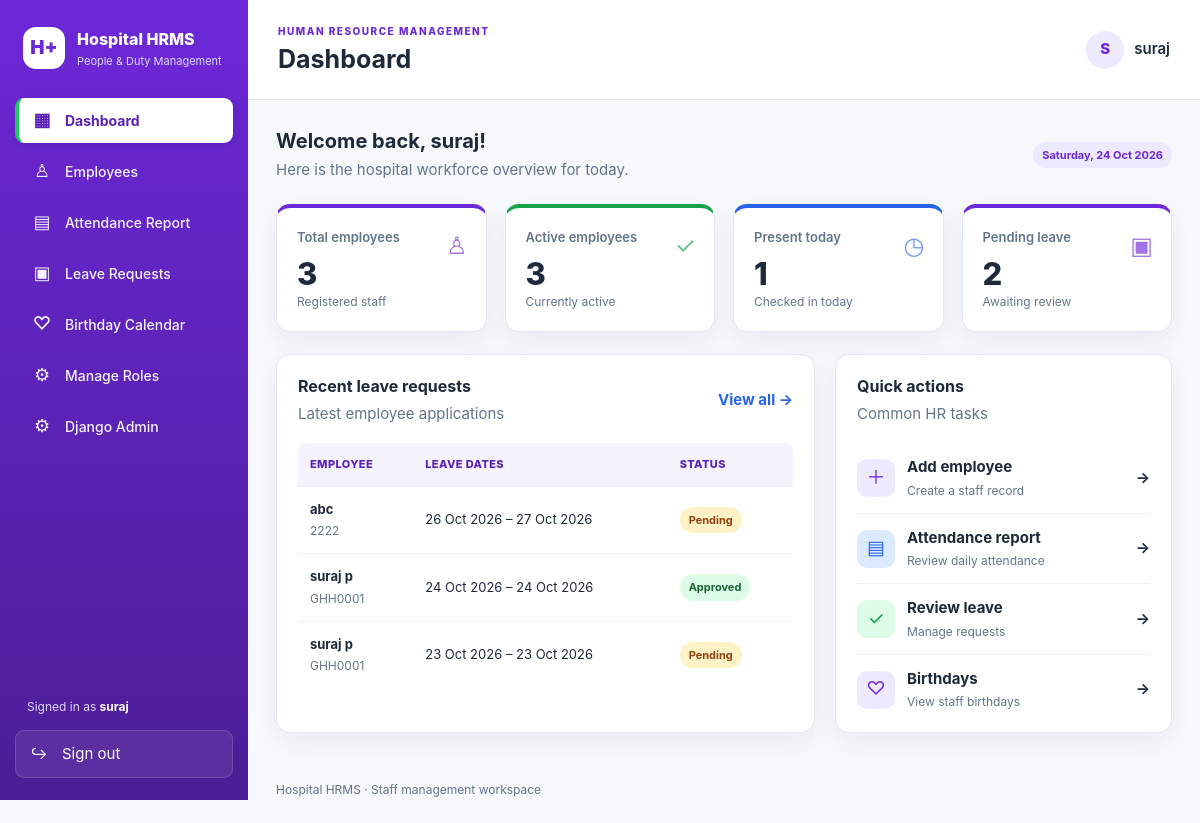
The app's page / (signed in) with its own data.
### hr/models.py (models this page shows, shortened)
class LeaveRequest(models.Model):
    class LeaveStatus(models.TextChoices):
        PENDING = "PENDING", "Pending"
        APPROVED = "APPROVED", "Approved"
        REJECTED = "REJECTED", "Rejected"
    employee = models.ForeignKey(
        Employee,
        on_delete=models.PROTECT,
        related_name="leave_requests",
    )
    start_date = models.DateField()
    end_date = models.DateField()
    reason = models.TextField()
    status = models.CharField(
        max_length=10,
        choices=LeaveStatus.choices,
        default=LeaveStatus.PENDING,
    )
    reviewed_by = models.ForeignKey(
        settings.AUTH_USER_MODEL,
        on_delete=models.PROTECT,
        null=True,
        blank=True,
        related_name="reviewed_leave_requests",
    )
    reviewed_at = models.DateTimeField(
        null=True,
        blank=True,
    )
    class Meta:
        ordering = ["-start_date"]

class Employee(models.Model):
    class Status(models.TextChoices):
        ACTIVE = "ACTIVE", "Active"
        INACTIVE = "INACTIVE", "Inactive"
        ON_LEAVE = "ON_LEAVE", "On Leave"
    class StaffType(models.TextChoices):
        DOCTOR = "DOCTOR", "Doctor"
        DUTY_DOCTOR = "DUTY_DOCTOR", "Duty Doctor"
        NURSE = "NURSE", "Nurse"
        TECHNICIAN = "TECHNICIAN", "Technician"
        RECEPTIONIST = "RECEPTIONIST", "Receptionist"
        SUPPORT = "SUPPORT", "Support Staff"
        OTHER = "OTHER", "Other"
    user = models.OneToOneField(
        settings.AUTH_USER_MODEL,
        on_delete=models.SET_NULL,
        null=True,
        blank=True,
        related_name="employee_profile",
    )
    employee_id = models.CharField(
        max_length=20,
        unique=True,
    )
    name = models.CharField(max_length=150)
    email = models.EmailField(unique=True)
    phone = models.CharField(max_length=20)
    designation = models.CharField(max_length=100)
    staff_type = models.CharField(
        max_length=20,
        choices=StaffType.choices,
        default=StaffType.OTHER,
    )
    department = models.ForeignKey(
        Department,
        on_delete=models.PROTECT,
        related_name="employees",
    )
    manager = models.ForeignKey(
        "self",
        on_delete=models.SET_NULL,
        null=True,
        blank=True,
        related_name="direct_reports",
        verbose_name="Reports To",
    )
    joining_date = models.DateField()
    birthday = models.DateField(
        null=True,
        blank=True,
    )
    salary = models.DecimalField(
        max_digits=12,
        decimal_places=2,
    )
    status = models.CharField(
        max_length=10,
        choices=Status.choices,
        default=Status.ACTIVE,
    )
    class Meta:
        ordering = ["name"]

### hr/views.py (the view)
# urls.py: path("", views.dashboard, name="dashboard"),
@login_required
@permission_required("hr.view_dashboard", raise_exception=True)
def dashboard(request):
    today = timezone.localdate()
    can_view_leaves = request.user.has_perm(
        "hr.view_leave_pages"
    )
    context = {
        "today": today,
        "total_employees": Employee.objects.count(),
        "active_employees": Employee.objects.filter(
            status="ACTIVE"
        ).count(),
        "total_departments": Department.objects.count(),
        "present_today": Attendance.objects.filter(
            date=today,
            check_in__isnull=False,
        ).count(),
        "pending_leaves": (
            LeaveRequest.objects.filter(
                status="PENDING"
            ).count()
            if can_view_leaves
            else None
        ),
        "recent_leaves": (
            LeaveRequest.objects.select_related(
                "employee"
            ).order_by("-start_date")[:5]
            if can_view_leaves
            else []
        ),
    }
    return render(
        request,
        "hr/dashboard.html",
        context,
    )

### hr/templates/hr/dashboard.html (shortened to what this page needs)
{% extends "hr/base.html" %}
{% block page_heading %}Dashboard{% endblock %}
{% block content %}
<div class="welcome-row">
  <div><h2>Welcome back, {{ request.user.get_username }}!</h2><p class="muted">Here is the hospital workforce overview for today.</p></div>
  <span class="pill pill-purple">{{ today|date:"l, d M Y" }}</span>
</div>
<div class="stats-grid">
  <article class="stat-card purple"><div class="stat-label">Total employees</div><div class="stat-value">{{ total_employees|default:"0" }}</div><div class="stat-note">Registered staff</div><span class="stat-icon">♙</span></article>
  <article class="stat-card green"><div class="stat-label">Active employees</div><div class="stat-value">{{ active_employees|default:"0" }}</div><div class="stat-note">Currently active</div><span class="stat-icon">✓</span></article>
  <article class="stat-card blue"><div class="stat-label">Present today</div><div class="stat-value">{{ present_today|default:"0" }}</div><div class="stat-note">Checked in today</div><span class="stat-icon">◷</span></article>
  <article class="stat-card purple"><div class="stat-label">Pending leave</div><div class="stat-value">{{ pending_leaves|default:"0" }}</div><div class="stat-note">Awaiting review</div><span class="stat-icon">▣</span></article>
</div>
<div class="content-grid">
  <section class="panel">
    <div class="panel-heading"><div><h3>Recent leave requests</h3><p class="muted">Latest employee applications</p></div><a class="text-link" href="{% url 'leave_list' %}">View all →</a></div>
    <div class="table-wrap"><table><thead><tr><th>Employee</th><th>Leave dates</th><th>Status</th></tr></thead><tbody>
    {% for leave in recent_leaves %}
      <tr><td><strong>{{ leave.employee.name }}</strong><small>{{ leave.employee.employee_id }}</small></td><td>{{ leave.start_date|date:"d M Y" }} – {{ leave.end_date|date:"d M Y" }}</td><td><span class="status status-{{ leave.status|lower }}">{{ leave.get_status_display }}</span></td></tr>
    {% empty %}<tr><td colspan="3" class="empty">No leave requests to display.</td></tr>{% endfor %}
    </tbody></table></div>
  </section>
  <section class="panel quick-panel"><div class="panel-heading"><div><h3>Quick actions</h3><p class="muted">Common HR tasks</p></div></div>
    <a class="quick-link" href="{% url 'employee_create' %}"><span class="quick-icon purple-bg">＋</span><span><strong>Add employee</strong><small>Create a staff record</small></span><b>→</b></a>
    <a class="quick-link" href="{% url 'attendance_report' %}"><span class="quick-icon blue-bg">▤</span><span><strong>Attendance report</strong><small>Review daily attendance</small></span><b>→</b></a>
    <a class="quick-link" href="{% url 'leave_list' %}"><span class="quick-icon green-bg">✓</span><span><strong>Review leave</strong><small>Manage requests</small></span><b>→</b></a>
    <a class="quick-link" href="{% url 'birthday_calendar' %}"><span class="quick-icon purple-bg">♡</span><span><strong>Birthdays</strong><small>View staff birthdays</small></span><b>→</b></a>
  </section>
</div>
{% endblock %}

### hr/templates/hr/base.html (shortened to what this page needs)
{% load static %}
<!DOCTYPE html>
<html lang="en">
<head>
    <link rel="stylesheet" href="{% static 'hr/css/theme.css' %}">
</head>
<body>
<div class="app-shell" id="appShell">
    <aside class="sidebar" id="sidebar" aria-label="Main navigation">
        <a class="brand" href="{% url 'dashboard' %}">
            <span class="brand-mark">H+</span>
            <span class="brand-text">
                Hospital HRMS
                <small>People &amp; Duty Management</small>
            </span>
        </a>
        <nav class="nav-links">
            {% if perms.hr.view_dashboard %}
                <a href="{% url 'dashboard' %}"
                   class="{% if request.resolver_match.url_name == 'dashboard' %}active{% endif %}">
                    <span class="nav-icon">▦</span>
                    <span>Dashboard</span>
                </a>
            {% endif %}
            {% if perms.hr.view_employee_pages %}
                <a href="{% url 'employee_list' %}"
                   class="">
                    <span class="nav-icon">♙</span>
                    <span>Employees</span>
                </a>
            {% endif %}
            {% if perms.hr.view_attendance_pages or request.user.employee_profile %}
                <a href="{% url 'attendance_report' %}"
                   class="{% if request.resolver_match.url_name == 'attendance_report' %}active{% endif %}">
                    <span class="nav-icon">▤</span>
                    <span>{% if request.user.is_superuser or perms.hr.manage_employee_pages %}Attendance Report{% else %}My Attendance{% endif %}</span>
                </a>
            {% endif %}
            {% if perms.hr.view_leave_pages %}
                <a href="{% url 'leave_list' %}"
                   class="{% if request.resolver_match.url_name == 'leave_list' or request.resolver_match.url_name == 'leave_create' or request.resolver_match.url_name == 'leave_review' %}active{% endif %}">
                    <span class="nav-icon">▣</span>
                    <span>Leave Requests</span>
                </a>
            {% endif %}
            {% if perms.hr.view_birthday_calendar %}
                <a href="{% url 'birthday_calendar' %}"
                   class="{% if request.resolver_match.url_name == 'birthday_calendar' %}active{% endif %}">
                    <span class="nav-icon">♡</span>
                    <span>Birthday Calendar</span>
                </a>
            {% endif %}
            {% if request.user.is_superuser %}
                <a href="{% url 'role_management' %}"
                   class="{% if request.resolver_match.url_name == 'role_management' %}active{% endif %}">
                    <span class="nav-icon">⚙</span>
                    <span>Manage Roles</span>
                </a>
            {% endif %}
            {% if request.user.is_staff %}
                <a href="{% url 'admin:index' %}"
                   class="{% if request.resolver_match.namespace == 'admin' %}active{% endif %}">
                    <span class="nav-icon">⚙</span>
                    <span>Django Admin</span>
                </a>
            {% endif %}
        </nav>
        <div class="sidebar-bottom">
            <div class="signed-in">
                <span>Signed in as</span>
                <strong>{{ request.user.get_username }}</strong>
            </div>
            <form method="post" action="{% url 'logout' %}">
                <button class="nav-logout" type="submit">
                    <span class="nav-icon">↪</span>
                    <span>Sign out</span>
                </button>
            </form>
        </div>
    </aside>
    <main class="main-area">
        <header class="topbar">
            <div class="topbar-left">
                <div class="page-heading">
                    <div class="eyebrow">
                        HUMAN RESOURCE MANAGEMENT
                    </div>
                    <h1>
                        {% block page_heading %}{% endblock %}
                    </h1>
                </div>
            </div>
            <div class="topbar-user">
                <span class="avatar">
                    {{ request.user.get_username|first|upper }}
                </span>
                <span class="topbar-username">
                    {{ request.user.get_username }}
                </span>
            </div>
        </header>
        <section class="page-content">
            {% block content %}
            {% endblock %}
        </section>
        <footer class="footer">
            Hospital HRMS · Staff management workspace
        </footer>
    </main>
</div>
</body>
</html>

### records on screen
LeaveRequest: employee.name "abc", employee.employee_id "2222", start_date "26 Oct 2026", end_date "27 Oct 2026", status "Pending"
LeaveRequest: employee.name "suraj p", employee.employee_id "GHH0001", start_date "24 Oct 2026", end_date "24 Oct 2026", status "Approved"
LeaveRequest: employee.name "suraj p", employee.employee_id "GHH0001", start_date "23 Oct 2026", end_date "23 Oct 2026", status "Pending"

### other values on screen
{{ request.user.get_username }} "suraj"
{{ request.user.get_username|first|upper }} "S"
{{ today|date:"l, d M Y" }} "Saturday, 24 Oct 2026"
{{ total_employees|default:"0" }} "3"
{{ active_employees|default:"0" }} "3"
{{ present_today|default:"0" }} "1"
{{ pending_leaves|default:"0" }} "2"
